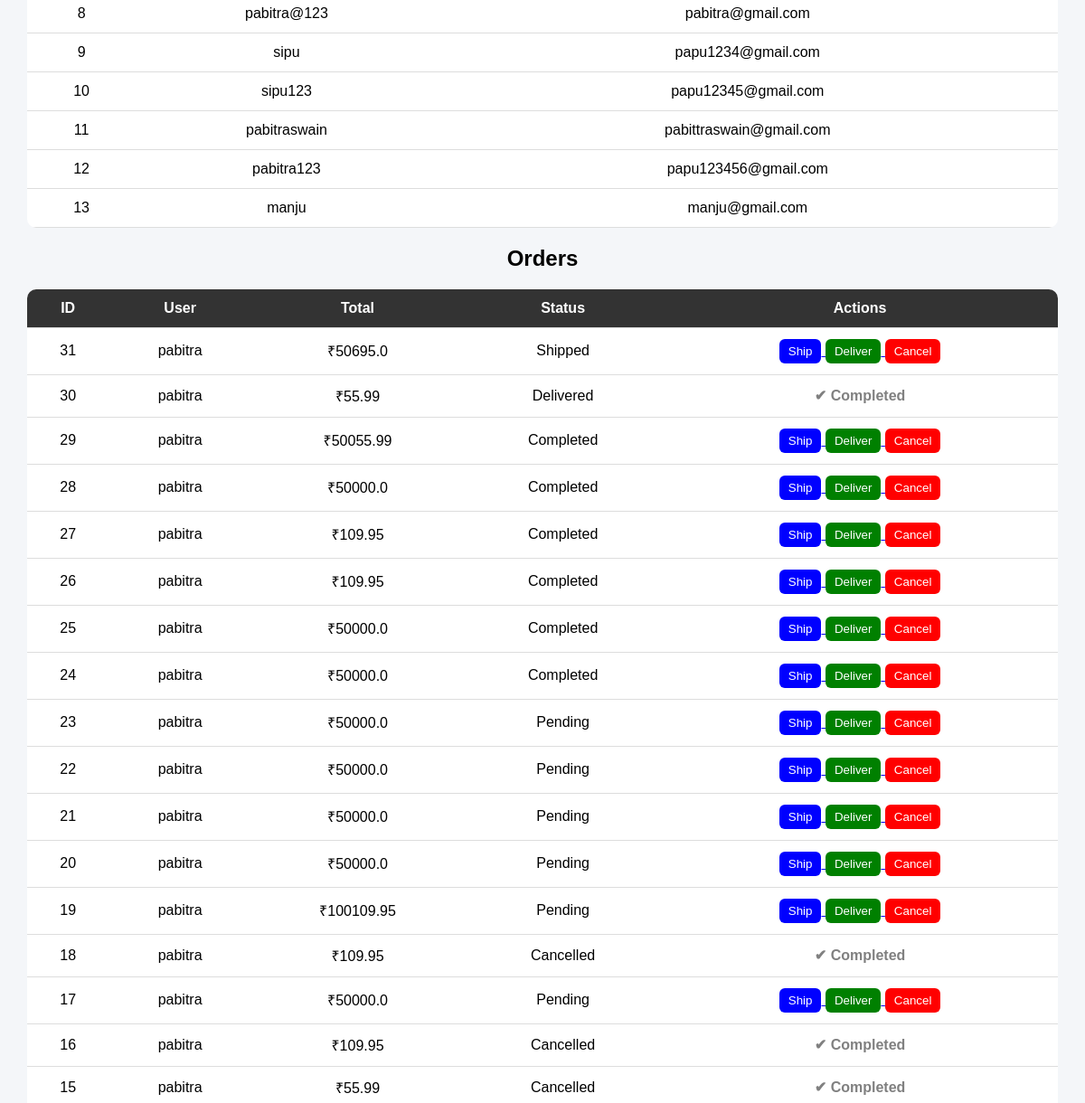
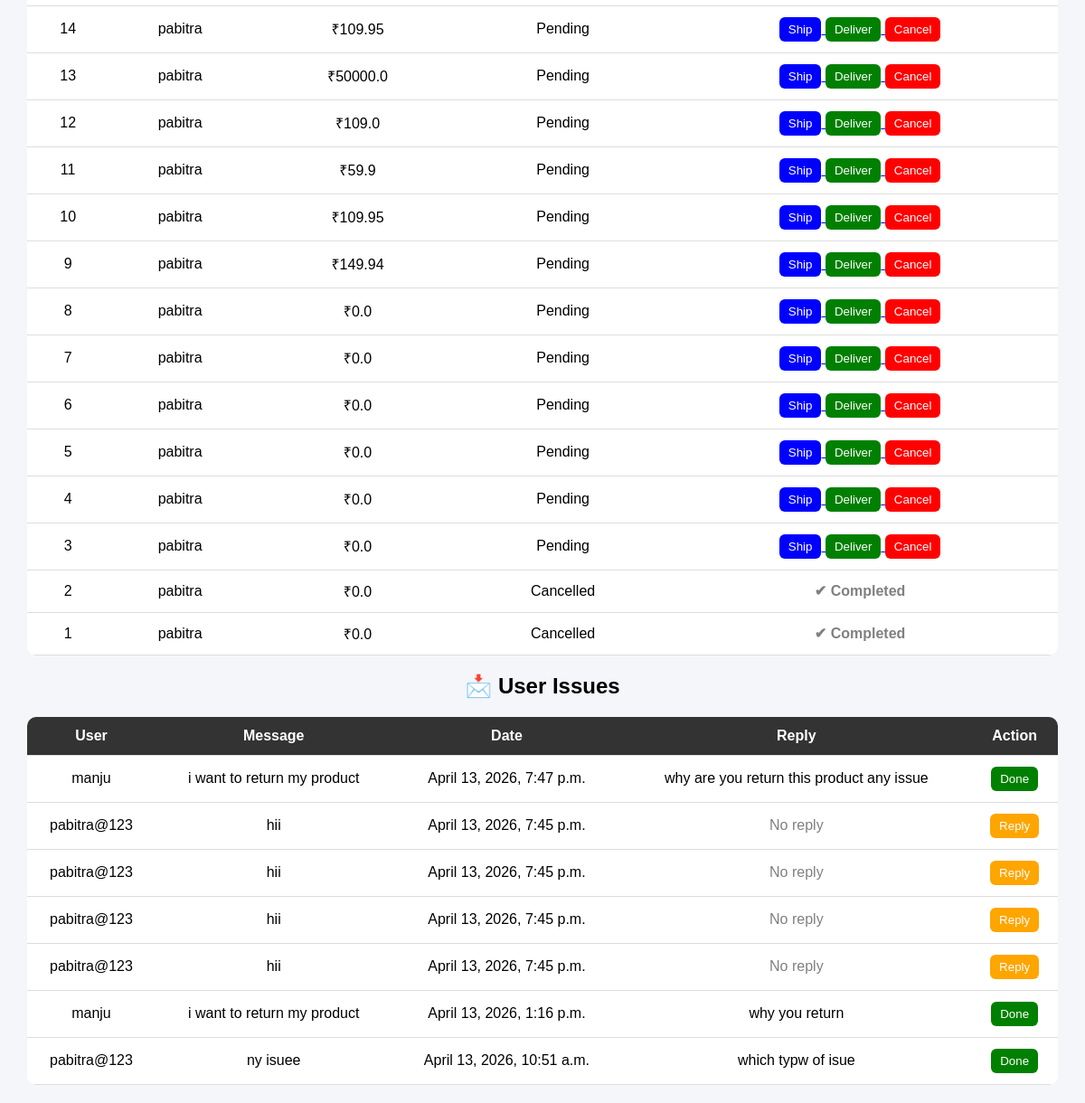
Before: /admin-dashboard/ (signed in, lower part) with the older database file (2 pictures, top to bottom).
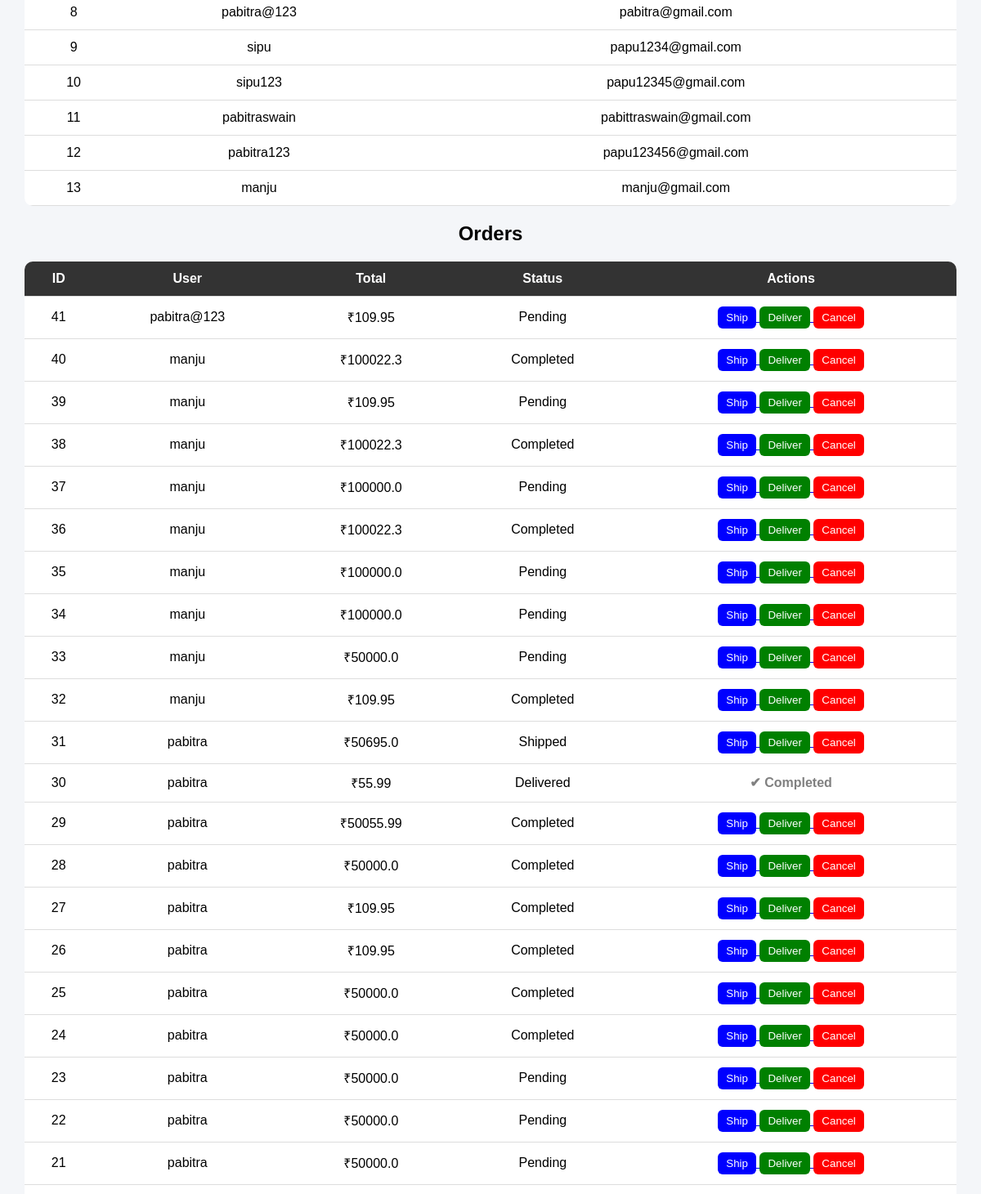
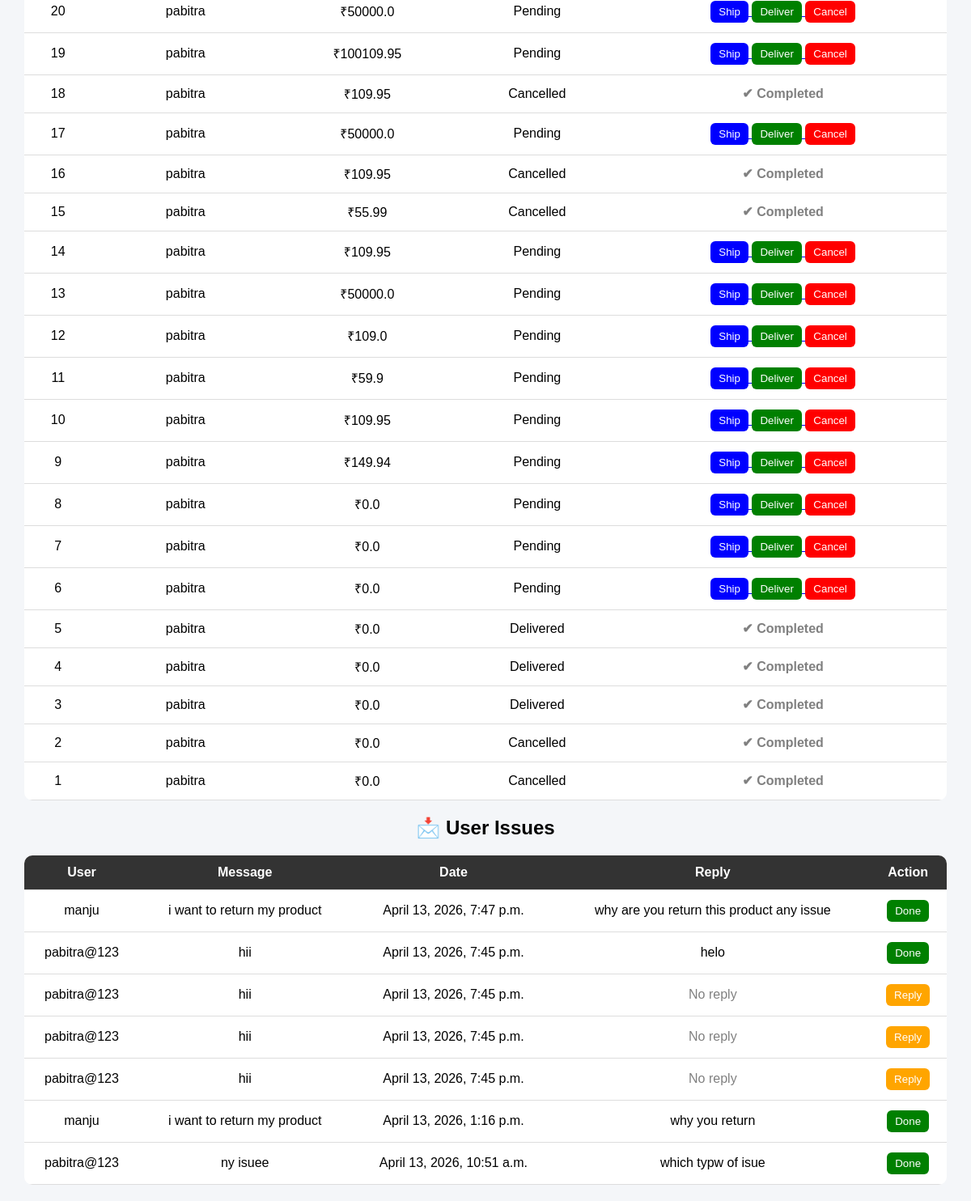
After: the same page with the newer database file (2 pictures, top to bottom).
### store/models.py (models this page shows, shortened)
class Order(models.Model):
    STATUS_CHOICES = [
        ('Pending', 'Pending'),
        ('Shipped', 'Shipped'),
        ('Delivered', 'Delivered'),
        ('Cancelled', 'Cancelled'),
        ('Completed', 'Completed'),
    ]
    user = models.ForeignKey(User, on_delete=models.CASCADE)
    address = models.TextField()
    payment_method = models.CharField(max_length=50)
    total_price = models.FloatField()
    status = models.CharField(max_length=20, choices=STATUS_CHOICES, default='Pending')
    created_at = models.DateTimeField(auto_now_add=True)

class SupportMessage(models.Model):
    user = models.ForeignKey(User, on_delete=models.CASCADE)
    message = models.TextField()
    reply = models.TextField(blank=True, null=True)
    is_replied = models.BooleanField(default=False)
    created_at = models.DateTimeField(auto_now_add=True)

### store/views.py (the view)
# urls.py: path('admin-dashboard/', views.admin_dashboard, name='admin_dashboard'),
def admin_dashboard(request):
    if not request.user.is_superuser:
        return redirect('/')
    total_users = User.objects.count()
    total_products = Product.objects.count()
    total_orders = Order.objects.count()
    total_revenue = Order.objects.aggregate(total=Sum('total_price'))['total'] or 0
    orders = Order.objects.all().order_by('-id')
    users = User.objects.all()
    messages_data = SupportMessage.objects.all().order_by('-id')
    context = {
        'total_users': total_users,
        'total_products': total_products,
        'total_orders': total_orders,
        'total_revenue': total_revenue,
        'orders': orders,
        'users': users,
        'issues': messages_data   # 👉 ADD THIS
    }
    return render(request, 'admin_dashboard.html', context)

### store/templates/admin_dashboard.html (shortened to what this page needs)
<!doctype html>
<html>
  <head>
  </head>
  <body>
    <table>
      {% for user in users %}
      <tr>
        <td>{{ user.id }}</td>
        <td>{{ user.username }}</td>
        <td>{{ user.email }}</td>
      </tr>
      {% endfor %}
    </table>
    <h2 style="text-align: center">Orders</h2>
    <table>
      <tr>
        <th>ID</th>
        <th>User</th>
        <th>Total</th>
        <th>Status</th>
        <th>Actions</th>
      </tr>
      {% for order in orders %}
      <tr>
        <td>{{ order.id }}</td>
        <td>{{ order.user.username }}</td>
        <td>₹{{ order.total_price }}</td>
        <td>{{ order.status }}</td>
        <td>
          {% if order.status != "Delivered" and order.status != "Cancelled" %}
          <a href="/update-status/{{ order.id }}/Shipped/">
            <button class="ship">Ship</button>
          </a>
          <a href="/update-status/{{ order.id }}/Delivered/">
            <button class="deliver">Deliver</button>
          </a>
          <a href="/update-status/{{ order.id }}/Cancelled/">
            <button class="cancel">Cancel</button>
          </a>
          {% else %}
          <span style="color: gray; font-weight: bold">✔ Completed</span>
          {% endif %}
        </td>
      </tr>
      {% endfor %}
    </table>
    <h2 style="text-align: center">📩 User Issues</h2>
    <table>
      <tr>
        <th>User</th>
        <th>Message</th>
        <th>Date</th>
        <th>Reply</th>
        <th>Action</th>
      </tr>
      {% for msg in issues %}
      <tr>
        <td>{{ msg.user.username }}</td>
        <td>{{ msg.message }}</td>
        <td>{{ msg.created_at }}</td>
        <td>
          {% if msg.reply %} {{ msg.reply }} {% else %}
          <span style="color: gray">No reply</span>
          {% endif %}
        </td>
        <td>
          {% if not msg.is_replied %}
          <a href="/reply/{{ msg.id }}/">
            <button style="background: orange">Reply</button>
          </a>
          {% else %}
          <a href="/resolve/{{ msg.id }}/">
            <button style="background: green">Done</button>
          </a>
          {% endif %}
        </td>
      </tr>
      {% empty %}
      <tr>
        <td colspan="5">No messages yet</td>
      </tr>
      {% endfor %}
    </table>
  </body>
</html>

### store/templates/admin_dashboard.html (style rules this page uses)
body { font-family: Arial; background: #f4f6f9; margin: 0; }
table { width: 95%; margin: 20px auto; border-collapse: collapse; background: white; border-radius: 10px; overflow: hidden; }
th, td { padding: 12px; text-align: center; border-bottom: 1px solid #ddd; }
th { background: #333; color: white; }
button { padding: 6px 10px; border: none; border-radius: 6px; color: white; cursor: pointer; }
.ship { background: blue; }
.deliver { background: green; }
.cancel { background: red; }

Changed rows visible on the page:
added Order: id "41", user.username "pabitra@123", total_price "109.95", status "Pending"
added Order: id "40", user.username "manju", total_price "100022.3", status "Completed"
added Order: id "39", user.username "manju", total_price "109.95", status "Pending"
added Order: id "38", user.username "manju", total_price "100022.3", status "Completed"
added Order: id "37", user.username "manju", total_price "100000.0", status "Pending"
added Order: id "36", user.username "manju", total_price "100022.3", status "Completed"
added Order: id "35", user.username "manju", total_price "100000.0", status "Pending"
added Order: id "34", user.username "manju", total_price "100000.0", status "Pending"
added Order: id "33", user.username "manju", total_price "50000.0", status "Pending"
added Order: id "32", user.username "manju", total_price "109.95", status "Completed"
changed Order id 5: status "Pending" → "Delivered"; status "Ship Deliver Cancel" → "✔ Completed"
changed Order id 4: status "Pending" → "Delivered"; status "Ship Deliver Cancel" → "✔ Completed"
changed Order id 3: status "Pending" → "Delivered"; status "Ship Deliver Cancel" → "✔ Completed"
changed SupportMessage: reply (not shown) → "helo"; is_replied "Reply" → "Done"; no longer shows "No reply"
